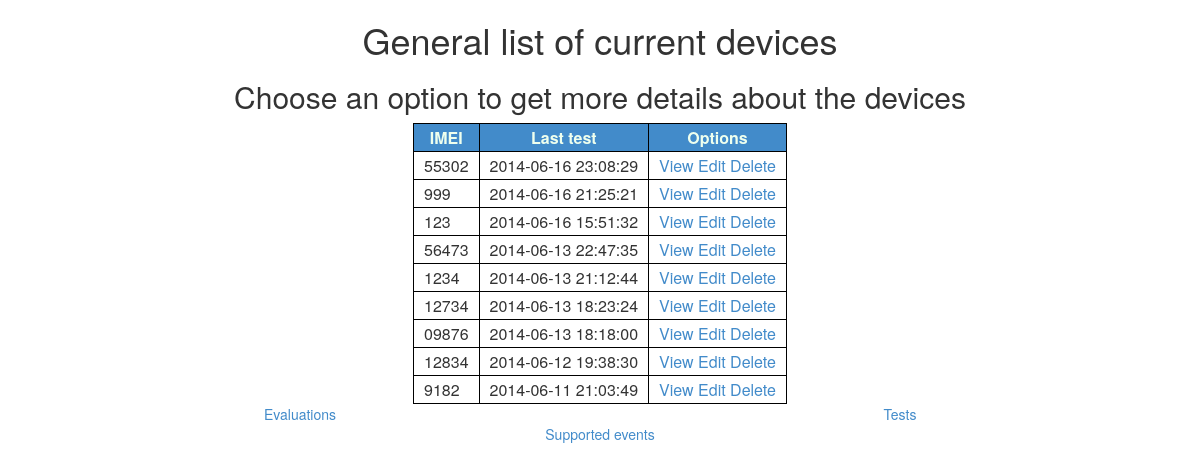
Page /admin/index.php on the earlier database version.
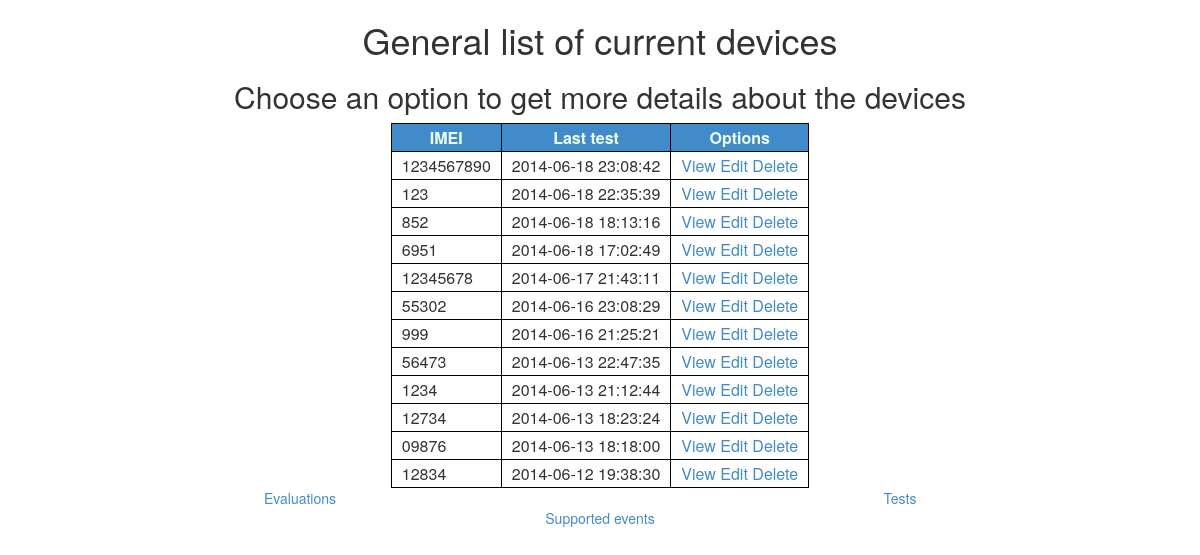
Same page on the later database version.
### tables this page shows
CREATE TABLE `devices` (
  `id_device` int(11) NOT NULL AUTO_INCREMENT,
  `name` varchar(45) DEFAULT NULL,
  `imei` varchar(30) DEFAULT NULL,
  `id_model` int(11) DEFAULT NULL,
  `id_brand` int(11) DEFAULT NULL,
  `last_use` timestamp NULL DEFAULT CURRENT_TIMESTAMP,
  PRIMARY KEY (`id_device`),
  UNIQUE KEY `iddevices_UNIQUE` (`id_device`),
  UNIQUE KEY `imei_UNIQUE` (`imei`),
  KEY `fk_devices_1_idx` (`id_brand`),
  KEY `fk_devices_2_idx` (`id_model`),
  CONSTRAINT `fk_devices_1` FOREIGN KEY (`id_brand`) REFERENCES `brands` (`id_brand`) ON DELETE SET NULL ON UPDATE CASCADE,
  CONSTRAINT `fk_devices_2` FOREIGN KEY (`id_model`) REFERENCES `models` (`id_model`) ON DELETE SET NULL ON UPDATE CASCADE
);

### admin/index.php (the view, shortened to what this page needs)
<html>
    <head>
        <?php
        include '../template/_head.php';
        include '../db_info.php';
        ?>
        <link href="/mobile/admin/css/admin.css" rel="stylesheet" type="text/css" >
    </head>
    <body>
    <center>
        <table>
            <thead>
                <tr>
                    <th>IMEI</th>
                    <th>Last test</th>
                    <th>Options</th>
                </tr>
            </thead>
            <tbody>
            <h1>General list of current devices</h1>
            <h2>Choose an option to get more details about the devices</h2>
            <?php
            $link = mysqli_connect($hst, $usrnm, $psswrd, $schm) or die("Error " . mysqli_error($link));
            $query = "SELECT d.id_device ,d.imei as imei, d.last_use as last_use FROM devices d ORDER BY d.last_use DESC";
            $result = $link->query($query);
            while ($row = mysqli_fetch_array($result)) {
                ?>
                <tr>
                    <td>
                        <?php echo $row["imei"] ?>
                    </td>
                    <td>
                        <?php echo $row["last_use"] ?>
                    </td>
                    <td>
                        <a href="/mobile/admin/devices/view.php?imei=<?php echo $row["imei"]; ?>">View</a>
                        <a href="/mobile/admin/devices/edit.php?imei=<?php echo $row["imei"]; ?>">Edit</a>
                        <a href="#" onclick="if (confirm('Are you sure you want to delete this device?')) {
                                        deleteDevice(<?php echo $row["id_device"]; ?>);
                                    }" >Delete</a>
                    </td>
                </tr>
                <?php
            }
            ?>
            </tbody>
        </table>
        <span class='row'>
            <span class='col-xs-6'>
                <a href="evaluations/">Evaluations</a>
            </span>
            <span class='col-xs-6'>
                <a href="tests/">Tests</a>
            </span>
            <span class="col-xs-12">
                <a href="events/">Supported events</a>
            </span>
        </span>
    </center>
</body>
</html>

### template/_head.php (shortened to what this page needs)
<link href="/mobile/css/bootstrap.min.css" rel="stylesheet" />

### admin/css/admin.css (style rules this page uses)
table { border: 1px solid black; border-collapse: collapse; }
td, th, thead tr th, tbody tr td { border: 1px solid black; padding: 2px 10px; }
thead tr th { background-color: #428BCA; color: #efe; text-align: center; }

Differences in the rows shown:
removed devices: imei "9182", last_use "2014-06-11 21:03:49"
added devices: imei "1234567890", last_use "2014-06-18 23:08:42"
changed devices (number 2 of 12 on the later page): last_use "2014-06-16 15:51:32" → "2014-06-18 22:35:39"; moves up the list
added devices: imei "852", last_use "2014-06-18 18:13:16"
added devices: imei "6951", last_use "2014-06-18 17:02:49"
added devices: imei "12345678", last_use "2014-06-17 21:43:11"
